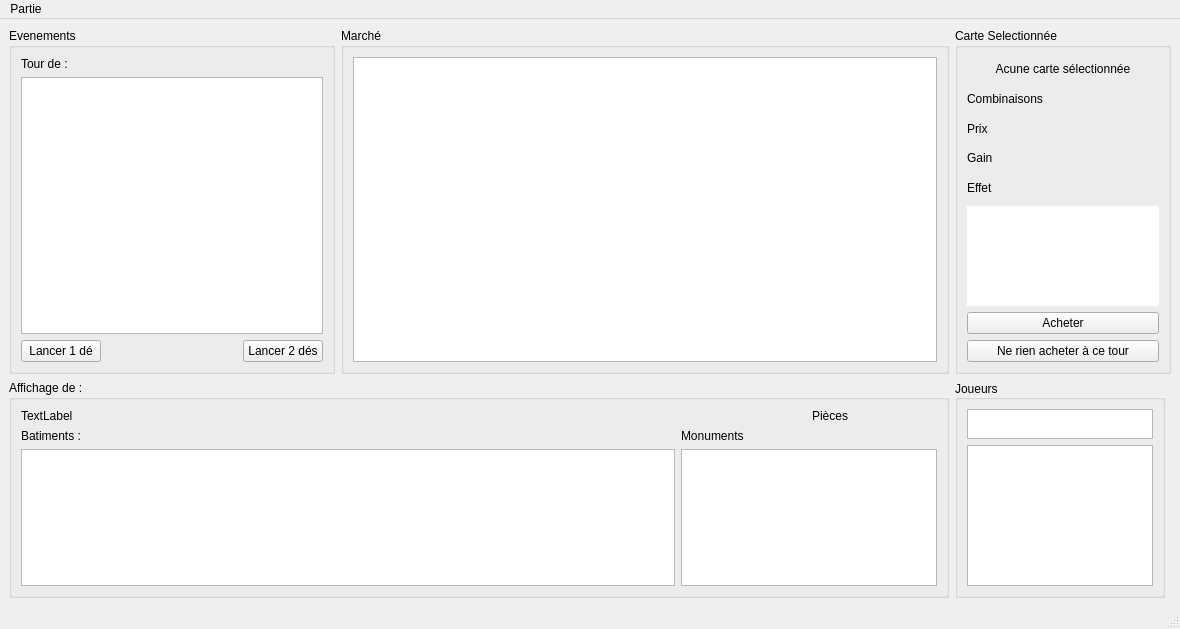
<?xml version="1.0" encoding="UTF-8"?>
<ui version="4.0">
 <class>WindowJeu</class>
 <widget class="QMainWindow" name="WindowJeu">
  <property name="geometry">
   <rect>
    <x>0</x>
    <y>0</y>
    <width>1180</width>
    <height>629</height>
   </rect>
  </property>
  <property name="windowTitle">
   <string>MainWindow</string>
  </property>
  <widget class="QWidget" name="centralwidget">
   <layout class="QGridLayout" name="gridLayout_15" rowstretch="1,2,3" columnstretch="0,2,0,0">
    <property name="sizeConstraint">
     <enum>QLayout::SetDefaultConstraint</enum>
    </property>
    <item row="2" column="0" colspan="2">
     <widget class="QGroupBox" name="gbJoueur">
      <property name="title">
       <string>Affichage de :</string>
      </property>
      <layout class="QGridLayout" name="gridLayout_21" rowstretch="0">
       <item row="0" column="0">
        <layout class="QGridLayout" name="gridLayout_13">
         <item row="1" column="0">
          <widget class="QLabel" name="tJoueur">
           <property name="text">
            <string>TextLabel</string>
           </property>
          </widget>
         </item>
         <item row="1" column="1">
          <widget class="QLabel" name="tPiece">
           <property name="text">
            <string/>
           </property>
           <property name="alignment">
            <set>Qt::AlignRight|Qt::AlignTrailing|Qt::AlignVCenter</set>
           </property>
          </widget>
         </item>
         <item row="3" column="0">
          <widget class="QListWidget" name="listBatiment"/>
         </item>
         <item row="1" column="2">
          <widget class="QLabel" name="lpieces">
           <property name="text">
            <string>Pièces</string>
           </property>
          </widget>
         </item>
         <item row="3" column="1" colspan="2">
          <widget class="QListWidget" name="listMonuments"/>
         </item>
         <item row="2" column="0">
          <widget class="QLabel" name="lBatiments">
           <property name="text">
            <string>Batiments :</string>
           </property>
          </widget>
         </item>
         <item row="2" column="1" colspan="2">
          <widget class="QLabel" name="lMonuments">
           <property name="text">
            <string>Monuments</string>
           </property>
          </widget>
         </item>
        </layout>
       </item>
      </layout>
     </widget>
    </item>
    <item row="0" column="1" rowspan="2">
     <widget class="QGroupBox" name="gbMarche">
      <property name="title">
       <string>Marché</string>
      </property>
      <layout class="QGridLayout" name="gridLayout_17">
       <item row="0" column="0">
        <layout class="QGridLayout" name="gridLayout_11">
         <item row="0" column="0">
          <widget class="QListWidget" name="listMarche">
           <property name="minimumSize">
            <size>
             <width>584</width>
             <height>305</height>
            </size>
           </property>
           <property name="wordWrap">
            <bool>true</bool>
           </property>
          </widget>
         </item>
        </layout>
       </item>
      </layout>
     </widget>
    </item>
    <item row="2" column="2">
     <widget class="QGroupBox" name="gbAdversaires">
      <property name="title">
       <string>Joueurs</string>
      </property>
      <property name="alignment">
       <set>Qt::AlignLeading|Qt::AlignLeft|Qt::AlignVCenter</set>
      </property>
      <property name="flat">
       <bool>false</bool>
      </property>
      <layout class="QGridLayout" name="gridLayout_20" columnstretch="0">
       <property name="sizeConstraint">
        <enum>QLayout::SetDefaultConstraint</enum>
       </property>
       <item row="0" column="0">
        <layout class="QGridLayout" name="gridLayout_10">
         <item row="1" column="0" colspan="2">
          <widget class="QListWidget" name="listeAdversaires"/>
         </item>
         <item row="0" column="0" colspan="2">
          <widget class="QListWidget" name="listJoueurActif">
           <property name="maximumSize">
            <size>
             <width>16777215</width>
             <height>30</height>
            </size>
           </property>
          </widget>
         </item>
        </layout>
       </item>
      </layout>
     </widget>
    </item>
    <item row="0" column="2" rowspan="2" colspan="2">
     <widget class="QGroupBox" name="bgCarte">
      <property name="title">
       <string>Carte Selectionnée</string>
      </property>
      <layout class="QGridLayout" name="gridLayout_18" rowminimumheight="0,0,0,0,0,0,0,0,0,0,0,100,0,0">
       <item row="13" column="0" colspan="2">
        <widget class="QPushButton" name="pbPasser">
         <property name="text">
          <string>Ne rien acheter à ce tour</string>
         </property>
        </widget>
       </item>
       <item row="7" column="0">
        <widget class="QLabel" name="lPrix">
         <property name="text">
          <string>Prix</string>
         </property>
        </widget>
       </item>
       <item row="7" column="1">
        <widget class="QLabel" name="tPrix">
         <property name="text">
          <string/>
         </property>
        </widget>
       </item>
       <item row="8" column="0">
        <widget class="QLabel" name="lGain">
         <property name="text">
          <string>Gain</string>
         </property>
        </widget>
       </item>
       <item row="9" column="0">
        <widget class="QLabel" name="lEffet">
         <property name="text">
          <string>Effet</string>
         </property>
        </widget>
       </item>
       <item row="2" column="1">
        <widget class="QLabel" name="tCombinaisons">
         <property name="text">
          <string/>
         </property>
        </widget>
       </item>
       <item row="1" column="0" colspan="2">
        <widget class="QLabel" name="tnomCarte">
         <property name="text">
          <string>Acune carte sélectionnée</string>
         </property>
         <property name="alignment">
          <set>Qt::AlignCenter</set>
         </property>
        </widget>
       </item>
       <item row="12" column="0" colspan="2">
        <widget class="QPushButton" name="pbAcheter">
         <property name="text">
          <string>Acheter</string>
         </property>
        </widget>
       </item>
       <item row="2" column="0">
        <widget class="QLabel" name="lCombinaison">
         <property name="text">
          <string>Combinaisons </string>
         </property>
        </widget>
       </item>
       <item row="8" column="1">
        <widget class="QLabel" name="tGain">
         <property name="text">
          <string/>
         </property>
        </widget>
       </item>
       <item row="11" column="0" colspan="2">
        <widget class="QLabel" name="tEffet">
         <property name="styleSheet">
          <string notr="true">background-color : rgb(255,255,255); color : rgb(0,0,0)</string>
         </property>
         <property name="text">
          <string/>
         </property>
         <property name="alignment">
          <set>Qt::AlignLeading|Qt::AlignLeft|Qt::AlignTop</set>
         </property>
         <property name="wordWrap">
          <bool>true</bool>
         </property>
        </widget>
       </item>
      </layout>
     </widget>
    </item>
    <item row="0" column="0" rowspan="2">
     <widget class="QGroupBox" name="gbEvenement">
      <property name="title">
       <string>Evenements</string>
      </property>
      <layout class="QGridLayout" name="gridLayout_19">
       <item row="3" column="0">
        <layout class="QGridLayout" name="gridLayout_14" rowstretch="0,0,0">
         <item row="0" column="0">
          <widget class="QLabel" name="label">
           <property name="text">
            <string>Tour de : </string>
           </property>
          </widget>
         </item>
         <item row="2" column="2">
          <widget class="QPushButton" name="pb2de">
           <property name="text">
            <string>Lancer 2 dés</string>
           </property>
          </widget>
         </item>
         <item row="2" column="0">
          <widget class="QPushButton" name="pb1de">
           <property name="text">
            <string>Lancer 1 dé</string>
           </property>
          </widget>
         </item>
         <item row="0" column="1" colspan="2">
          <widget class="QLabel" name="tJoueurActif">
           <property name="text">
            <string/>
           </property>
          </widget>
         </item>
         <item row="1" column="0" colspan="3">
          <widget class="QTextBrowser" name="texteConsole"/>
         </item>
         <item row="2" column="1">
          <spacer name="horizontalSpacer">
           <property name="orientation">
            <enum>Qt::Horizontal</enum>
           </property>
           <property name="sizeHint" stdset="0">
            <size>
             <width>200</width>
             <height>20</height>
            </size>
           </property>
          </spacer>
         </item>
        </layout>
       </item>
      </layout>
     </widget>
    </item>
   </layout>
  </widget>
  <widget class="QMenuBar" name="menubar">
   <property name="geometry">
    <rect>
     <x>0</x>
     <y>0</y>
     <width>1180</width>
     <height>25</height>
    </rect>
   </property>
   <widget class="QMenu" name="menuPatie">
    <property name="title">
     <string>Partie</string>
    </property>
    <addaction name="actionQuitter"/>
    <addaction name="actionSauvegarder"/>
    <addaction name="actionSauver_et_Quitter"/>
    <addaction name="actionQuitter_2"/>
   </widget>
   <addaction name="menuPatie"/>
  </widget>
  <widget class="QStatusBar" name="statusbar"/>
  <action name="actionSauvegarder">
   <property name="text">
    <string>Sauvegarder</string>
   </property>
  </action>
  <action name="actionQuitter">
   <property name="text">
    <string>Menu Principal</string>
   </property>
  </action>
  <action name="actionSauver_et_Quitter">
   <property name="text">
    <string>Sauver et Quitter</string>
   </property>
  </action>
  <action name="actionQuitter_2">
   <property name="text">
    <string>Quitter</string>
   </property>
  </action>
 </widget>
 <resources/>
 <connections>
  <connection>
   <sender>listeAdversaires</sender>
   <signal>itemClicked(QListWidgetItem*)</signal>
   <receiver>WindowJeu</receiver>
   <slot>afficherJoueur(QListWidgetItem*)</slot>
   <hints>
    <hint type="sourcelabel">
     <x>1004</x>
     <y>564</y>
    </hint>
    <hint type="destinationlabel">
     <x>963</x>
     <y>594</y>
    </hint>
   </hints>
  </connection>
 </connections>
 <slots>
  <slot>CchangerJoueurSelectionne()</slot>
  <slot>afficherJoueur(QListWidgetItem*)</slot>
  <slot>slot1()</slot>
 </slots>
</ui>
